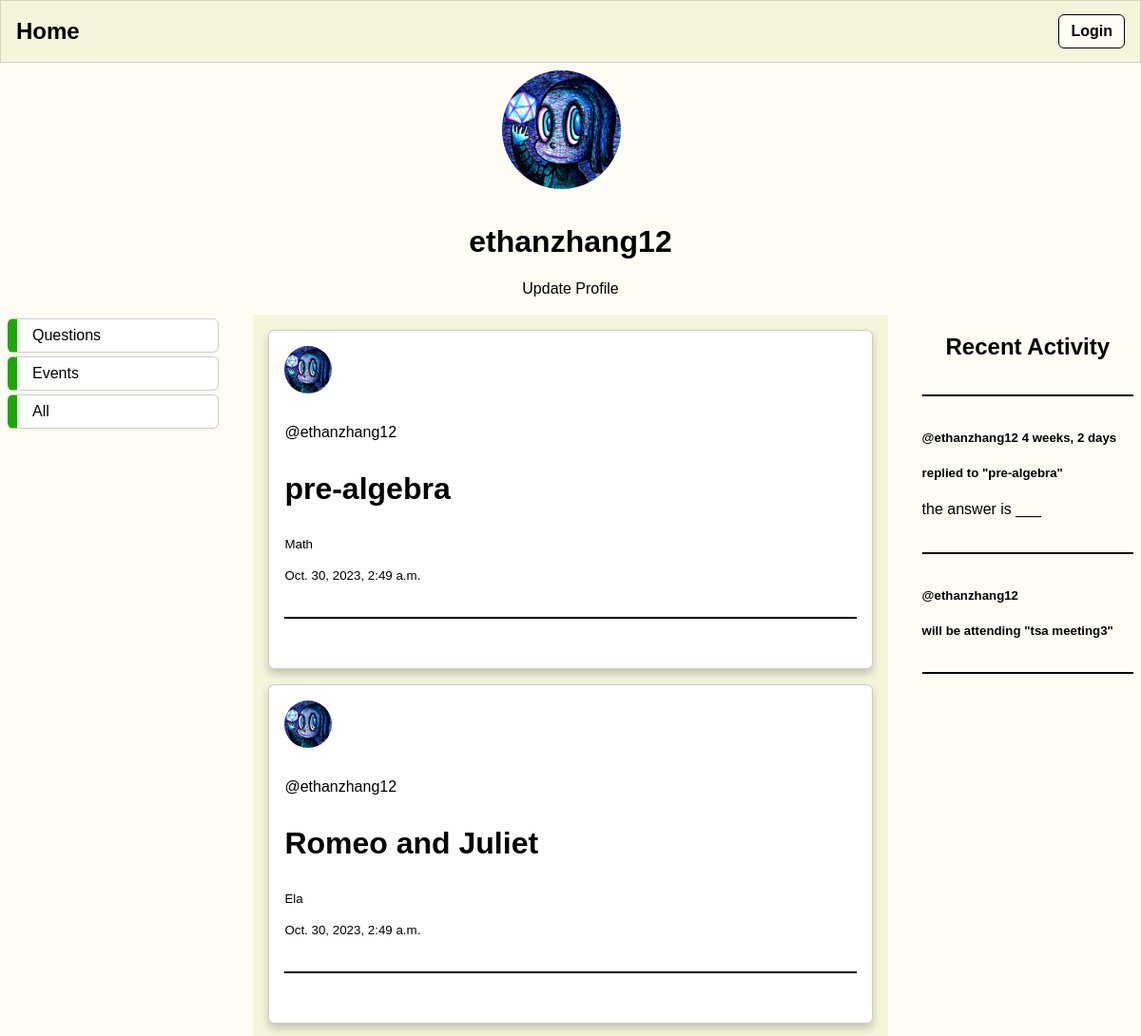
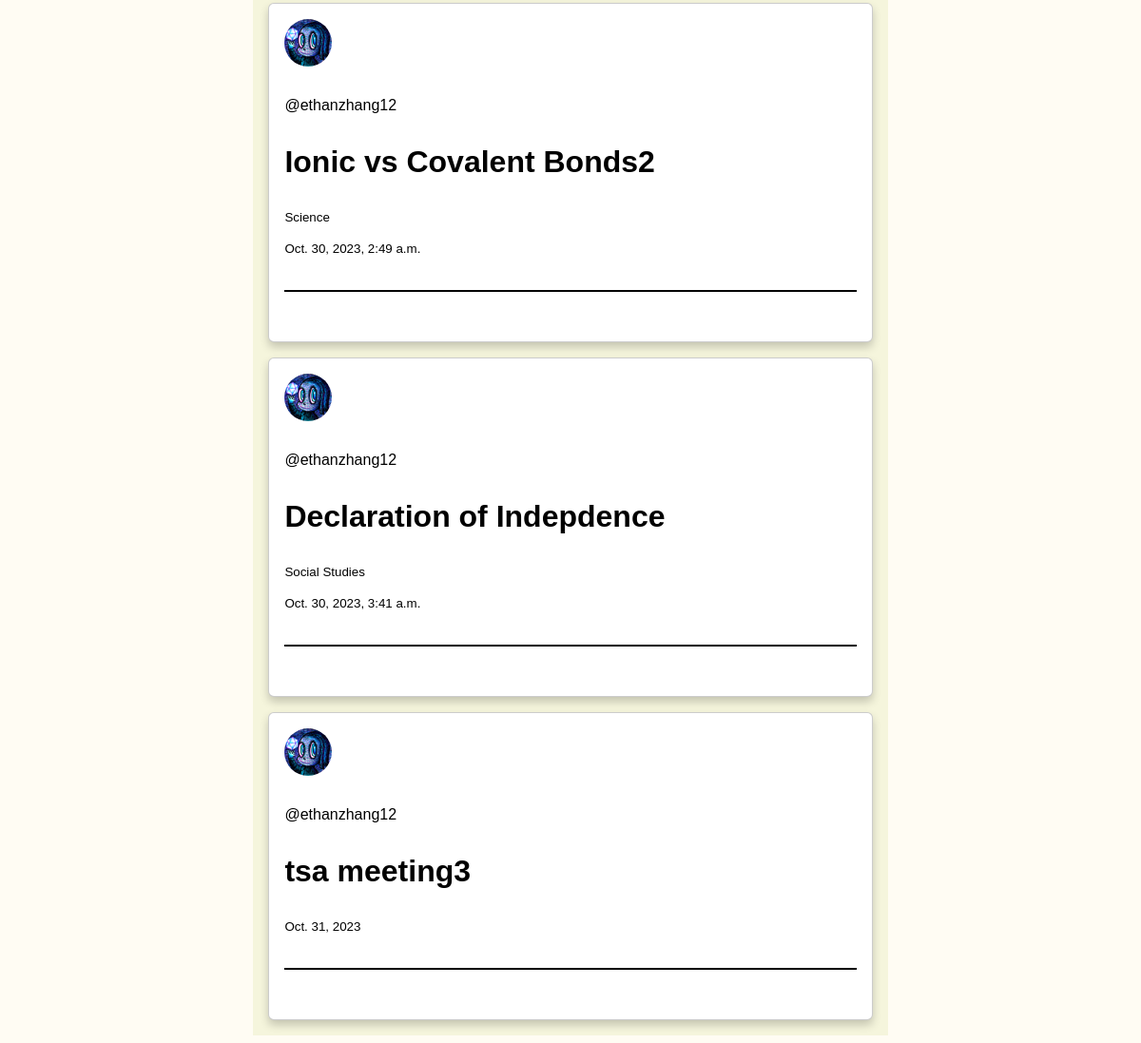
The app's page /profile/1 with its own data (2 pictures, top to bottom).
### questions/models.py (models this page shows, shortened)
class Profile(models.Model):
    user = models.OneToOneField(User, on_delete=models.CASCADE)
    image = models.ImageField(default='default.jpg', upload_to='profile_pics')

class Question(models.Model):
    class Subject(models.TextChoices):
        MATH = 'Math'
        SCIENCE = 'Science'
        SOCIAL_STUDIES = 'Social Studies'
        ELA = 'Ela'
    author = models.ForeignKey(User, on_delete=models.SET_NULL, null=True)
    title = models.CharField(max_length=200)
    subject = models.CharField(max_length=20, choices = Subject.choices, null=False, blank=False )
    description = models.TextField(null=True, blank=True)
    participants = models.ManyToManyField(User, related_name='participants', blank=True)
    updated = models.DateTimeField(auto_now=True)
    image = models.ImageField(default='default.jpg', upload_to='question_images', blank=True, null=True)
    created = models.DateTimeField(auto_now_add=True)
    def __str__(self):
        return self.title

class Event(models.Model):
    title = models.CharField(max_length=200)
    host = models.ForeignKey(User, on_delete=models.SET_NULL, null=True)
    description = models.TextField(null=True, blank=True)
    date = models.DateField(default=datetime.date.today)
    location = models.CharField(max_length=200)
    def __str__(self):
        return self.title

class Response(models.Model):
    user = models.ForeignKey(User, on_delete=models.SET_NULL, null=True)
    question = models.ForeignKey(Question, on_delete=models.CASCADE)
    body = models.TextField()
    created = models.DateTimeField(auto_now_add=True)
    class Meta:
        ordering = ['-created']
    def __str__(self):
        return self.body[0:30]

class EventResponse(models.Model):
    user = models.ForeignKey(User, on_delete=models.SET_NULL, null=True)
    event = models.ForeignKey(Event, on_delete=models.CASCADE, null=True)
    attending = models.BooleanField(null=True, blank=True)
    notattending = models.BooleanField(null=True, blank=True)

### questions/views.py (the view, shortened to what this page needs)
# urls.py: path('profile/<str:pk>', userProfile, name = 'profile'),
def userProfile(request, pk):
    user = User.objects.get(id=pk)
    questions = user.question_set.all()
    events = user.event_set.all()
    questionResponses = user.response_set.all()
    eventResponses = user.eventresponse_set.all()
    q = request.GET.get('q') if request.GET.get('q') != None else ''
    if q == 'questions':
        context = {
            'user': user,
            'questions': questions,
            'events': events,
            'responses': questionResponses,
            'eresponses': eventResponses,
            'type': 'questions'
        }
        return render(request, 'questions/profile.html', context)
    else:
        context = {
            'user': user,
            'questions': questions,
            'events': events,
            'responses': questionResponses,
            'eresponses': eventResponses,
        }
        return render(request, 'questions/profile.html', context)

### questions/templates/questions/profile.html (shortened to what this page needs)
{% extends 'main.html' %}
{% block content %}
<div>
    <center><img class="account-img" style="border-radius: 50%;" src = "{{ user.profile.image.url }}"></center>
</div>
<div>
    <center><h1>{{ user.username }}</h1></center>
    <center><a href = "{% url 'questions:update-profile'%}">Update Profile</a></center><br>
</div>
<div class = "profile-container">
    <div class="browse">
        <a href="{% url 'questions:profile' user.id %}?q=questions">Questions</a>
        <a href="{% url 'questions:profile' user.id %}?q=events">Events</a>
        <a href="{% url 'questions:profile' user.id %}">All</a>
    </div>
    <div>
        {% if type == 'questions' %}
            {% include 'questions/feed_component.html'%}
        {% elif type == 'events' %}
            {% include 'questions/event_feed.html'%}
        {% else %}
            {% include 'questions/feed_component.html'%}
            {% include 'questions/event_feed.html'%}
        {% endif %}
    </div>
    <div>
        {% include 'questions/activity_component.html' %}
        {% include 'questions/events_component.html' %}
    </div>
</div>
{% endblock content%}

### questions/templates/questions/feed_component.html (shortened to what this page needs)
{% for question in questions %}
    <article class="media content-section">
            <div class = "media-body">
                <img class="account-img" style="border-radius: 50%; width: 50px; height: 50px;" src = "{{ question.author.profile.image.url }}">
                <p><a href="{% url 'questions:profile' question.author.id %}">@{{question.author.username}}</a></p>
                <h3><a href="{% url 'questions:question' question.id %}">{{ question.title }}</a></h3>
                <small>{{question.subject}}</small><br><br>
                <small>{{ question.created }}</small>
                <hr>
            </div>
    </article>
{% endfor %}

### questions/templates/questions/event_feed.html (shortened to what this page needs)
{% for event in events %}
    <article class = "media content-section">
            <div>
                <img class="account-img" style="border-radius: 50%; width: 50px; height: 50px;" src = "{{ user.profile.image.url }}">
                <p><a href="{% url 'questions:profile' event.host.id %}">@{{event.host.username}}</a></p>
                <h3><a href="{% url 'questions:event' event.id %}">{{ event.title }}</a></h3>
                <small>{{ event.date }}</small>
                <hr>
            </div>
    </article>
{% endfor %}

### questions/templates/questions/activity_component.html
<h2>Recent Activity</h2>
<hr>
{% for message in responses %}
    <div class="media-body">
        <h5><a href="{% url 'questions:profile' message.user.id %}">@{{ message.user }}</a> {{ message.created|timesince }}</h5>
        <h5>replied to <a href="{% url 'questions:question' message.question.id %}">"{{ message.question }}"</a></h5>
        <p>{{ message }}</p>
        <hr>
    </div>
{% endfor %}

### questions/templates/questions/events_component.html
{% for message in eresponses %}
    <div >
        <h5><a href="{% url 'questions:profile' message.user.id %}">@{{ message.user }}</a></h5>
        <h5>will be attending <a href="{% url 'questions:event' message.event.id %}">"{{ message.event }}"</a></h5>
        <hr>
    </div>
{% endfor %}

### static/styles/main.css (style rules this page uses)
h3 { font-size: 2rem; }
a { color: #71c6dd; text-decoration: None; }
.account-img { height: 125px; width: 125px; margin-right: 20px; margin-bottom: 16px; border-radius: 50%; }
:root { --primary: #fffcf3; --secondary: #fff; --font-color: #000; --accent: #f5f5dc; }
body { color: var(--font-color); font-family: sans-serif; background: var(--primary); margin: 0; }
.home-container, .profile-container { display: grid; grid-template-columns: 1fr 3fr 1fr; gap: 2.25rem; }
.home-container > div:nth-child(2), .profile-container > div:nth-child(2) { padding: 0 1rem; background-color: var(--accent); }
.home-container > div:nth-child(2) > article, .profile-container > div:nth-child(2) > article { padding: 1rem; margin: 1rem 0; border-radius: 6px; border: 1px solid rgba(0, 0, 0, 0.2); box-shadow: 0 5px 10px #0003; background-color: var(--secondary); }
h1, h2 { text-align: center; }
article { padding: 1rem 0; margin: 1rem; background-color: var(--accent); }
hr { height: 2px; margin: 2.25rem 0; border: none; background-color: var(--font-color); }
a { color: var(--font-color); text-decoration: none; }
.browse a { display: block; padding: 0.5rem 1rem; margin: 0.25rem 0; border: 1px solid rgba(0, 0, 0, 0.2); border-radius: 6px; background-color: var(--secondary); border-left: 10px solid #19a900; }

### questions/templates/questions/profile.html (style rules this page uses)
.profile-container { display: grid; grid-template-columns: 1fr 3fr 1fr; }

### records on screen
Question: author.profile.image (picture), author.username "ethanzhang12", title "pre-algebra", subject "Math", created "Oct. 30, 2023, 2:49 a.m."
Question: author.profile.image (picture), author.username "ethanzhang12", title "Romeo and Juliet", subject "Ela", created "Oct. 30, 2023, 2:49 a.m."
Question: author.profile.image (picture), author.username "ethanzhang12", title "Ionic vs Covalent Bonds2", subject "Science", created "Oct. 30, 2023, 2:49 a.m."
Question: author.profile.image (picture), author.username "ethanzhang12", title "Declaration of Indepdence", subject "Social Studies", created "Oct. 30, 2023, 3:41 a.m."
Event: profile.image (picture), host.username "ethanzhang12", title "tsa meeting3", date "Oct. 31, 2023"
Response: user "ethanzhang12", created "4 weeks, 2 days", question "pre-algebra", body "the answer is ___"
EventResponse: user "ethanzhang12", event "tsa meeting3"

### other values on screen
{{ user.username }} "ethanzhang12"
